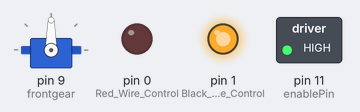
A sketch run on a simulated Arduino Uno, built with avr-gcc and run on an emulated ATmega328P. Parts: servo, switched loads named in the sketch (green lamp = pin HIGH), output pins drawn as LEDs (lit = HIGH).

Above: at 0.1 s.
At 1.1 s:
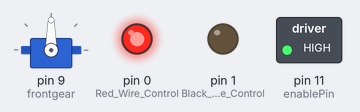
At 2.75 s:
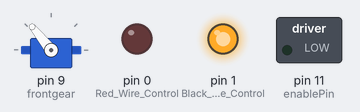
At 3.95 s:
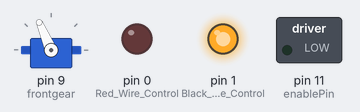
At 5.15 s:
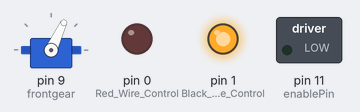
At 6.6 s:
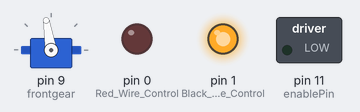
Timing chart, 0 to 8.1 s (numbered marks = the images above):
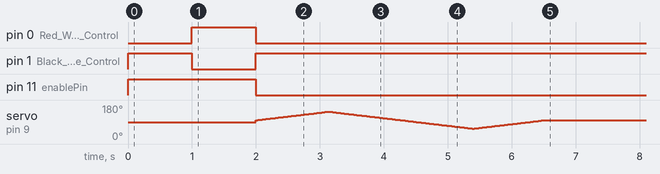

Measured:
- by itself, pin 0 (Red_Wire_Control): LOW → HIGH at 1.0 s, → LOW 1.0 s later
- by itself, pin 1 (Black_Wire_Control): LOW → HIGH at 0.00 s, → LOW 1.0 s later, → HIGH 1.0 s later
- by itself, pin 11 (enablePin): LOW → HIGH at 0.00 s, → LOW 2.0 s later

The sketch:

broc1.ino
```cpp
#include <Servo.h>

/* BRoC
 Simplest version: move wheels for a second each way.
 Next: test the servo
 More functions as they are added.

 Code modeled on:
 Adafruit motor tutorial
 ping
 servo example code

  This version runs on Teensy 2.0. Pins will need to change for other
 boards. enablePin and servoPin must be able to do PWM
 */

int Red_Wire_Control = 0;
int Black_Wire_Control = 1;
int enablePin = 11;
int servoPin = 9;
boolean notfinished = true;
int ledpin=11;
Servo frontgear;
int frontgearpos = 0;
int frontgearadjust = 100; // we like 0 in the middle, also use this to compensate
int currentDistance = 0;

void setup()
{
  pinMode(Red_Wire_Control, OUTPUT);
  pinMode(Black_Wire_Control, OUTPUT);
  pinMode(enablePin, OUTPUT);
  frontgear.attach(9);
}

void loop()
{
  if(notfinished){
    digitalWrite(ledpin, HIGH);
  int speed = 255;
  boolean dirn = HIGH;
  setMotor(speed, dirn);
  delay(1000);
  setMotor(speed, !dirn);
  delay(1000);
  setMotor(0, dirn);
  for(frontgearpos = 0; frontgearpos < 45; frontgearpos += 1)
    { frontgear.write(frontgearpos+frontgearadjust);
    delay(25);
    }
  for(frontgearpos = 45; frontgearpos>=-44; frontgearpos -= 1)
  {
    frontgear.write(frontgearpos+frontgearadjust);
    delay(25);
  }
  for(frontgearpos = -45; frontgearpos < 0; frontgearpos += 1)
      {
        frontgear.write(frontgearpos+frontgearadjust);
        delay(25);
  }
  notfinished = false;
  digitalWrite(ledpin, LOW);
  }
}

void setMotor(int speed, boolean dirn)
{
  analogWrite(enablePin, speed);
  digitalWrite(Red_Wire_Control, !dirn);
  digitalWrite(Black_Wire_Control, dirn);
}
```
